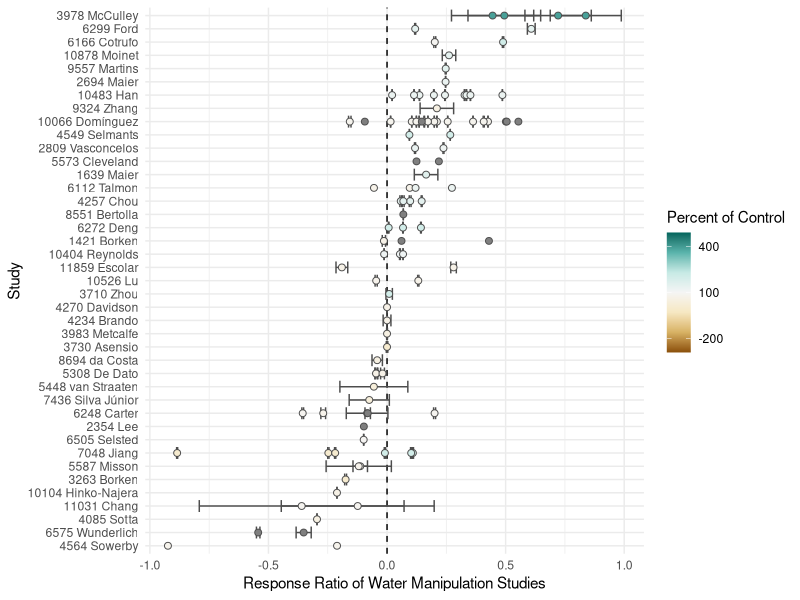
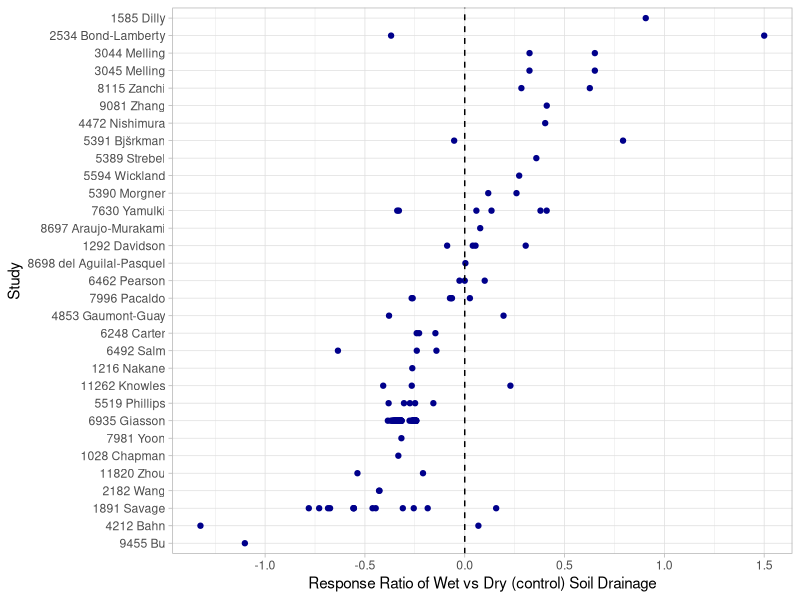

Generate these figures, in order, with R:
## ---- chunk 1
# Load packages
library(readr)
library(dplyr)
library(tidyr)
library(ggplot2)
library(kableExtra)
library(forcats)

# test change

# Read in SRDB
srdb_raw <- read_csv("./rs/srdb-data.csv")
srdb_raw %>% 
  select(Study_number, Record_number, Author, Study_midyear, Latitude, Ecosystem_type, 
         Manipulation, Manipulation_level, Meas_method, Soil_type,
         Rs_annual, Soil_drainage, Elevation) -> srdb

## ---- chunk 2

# Filter for studies with water manipulations
grep_string <- "^(Irrigat[a-z]*|Drought|Precipitation amount change)$"
srdb %>% 
  # Studies with manipulations that start with "Irrigat" or "Drought" or are "Precipitation amount change"
  filter(grepl(grep_string, Manipulation, ignore.case = TRUE)) %>% 
  distinct(Study_number) %>% 
  left_join(srdb, by = "Study_number") %>%
  # Filter for rows with control and irrigation rows
  group_by(Study_number) %>% 
  filter(Manipulation == "None" |
           grepl(grep_string, Manipulation, ignore.case = TRUE))  -> water_manipulations

# Summarise and count the number of studies
water_manipulations %>% 
  group_by(Ecosystem_type) %>% 
  summarise(n_studies = length(unique(Study_number)), .groups = "drop") %>% 
  mutate(M_Type = "Water manipulation") %>% 
  arrange(desc(n_studies)) %>% 
  rename(Ecosystem_Type = Ecosystem_type) %>% 
  select(M_Type, Ecosystem_Type, n_studies) -> wm_summary

# Make table display
kable(wm_summary) %>% kable_styling(full_width = FALSE)

# Summary table
water_manipulations %>% 
  filter(Ecosystem_type %in% c("Forest", "Grassland", "Agriculture")) %>%
  group_by(Ecosystem_type, Manipulation, Manipulation_level) %>% 
  summarise(n_obs = n(), .groups = "drop")

# Read in extra (non-SRDB) data on N, treatment level, Rs s.d., and merge in
# This is the google sheet, directly downloaded
read_csv("rs/Variance and N - Water manipulations.csv", skip = 2, col_types = "ddcdcccdcddddddc") %>% 
  select(Record_number, N, SD_Rs_annual, Percent_control) %>% 
  right_join(water_manipulations, by = "Record_number") ->
  water_manipulations

# Isolate control row (manipulation of "None") and use that to compute response ratio
water_manipulations %>% 
  filter(Manipulation == "None") %>% 
  # Some studies have more than one site; latitude is a proxy for site here
  group_by(Study_number, Ecosystem_type, Study_midyear, Latitude, Meas_method, Soil_type) %>% 
  summarise(Rs_none = mean(Rs_annual, na.rm = TRUE),
            Rs_SD_none = mean(SD_Rs_annual, na.rm = TRUE),
            N_none = mean(N, na.rm = TRUE), .groups = "drop") %>% 
  filter(!is.na(Rs_none)) %>% 
  left_join(water_manipulations, by = c("Study_number", "Ecosystem_type",
                                        "Study_midyear", "Latitude", "Meas_method", "Soil_type")) %>% 
  mutate(rr = log(Rs_annual / Rs_none), 
         rr_var = SD_Rs_annual ^ 2 / (N * Rs_annual ^ 2) + 
           Rs_SD_none ^ 2 / (N_none * Rs_none ^ 2),  # Eq. 1 in Hedges (1999)
         Study = paste(Study_number, Author)) %>% 
  filter(Manipulation != "None", !is.na(rr)) ->
  wm_response_ratios

limit <- max(abs(wm_response_ratios$Percent_control), na.rm = TRUE) * c(-1, 1) + 100 

  ggplot(wm_response_ratios, aes(x = rr, y = fct_reorder(Study, rr), fill = Percent_control)) + 
    geom_vline(xintercept = 0, linetype = "dashed") + 
    geom_errorbarh(aes(xmin = rr - rr_var, xmax = rr + rr_var), color = "grey30", na.rm = TRUE) +
    geom_point(shape = 21, size = 2, colour = "grey30") +
    labs(x = "Response Ratio of Water Manipulation Studies", y = "Study", fill = "Percent of Control") +
    theme_minimal() +
    scale_fill_distiller(palette = "BrBG", direction = 1, limit = limit, 
                         breaks = c(-200, 100, 400), labels = c(-200,100,400))
  
## ---- chunk 3

drainage <- c("Dry", "Wet")
# Need studies that have BOTH dry and wet drainage 

srdb %>%   
  group_by(Study_number) %>% 
  filter(grepl(paste(drainage, collapse = "|"), x = Soil_drainage)) %>% 
  # Count the number of unique soil drainage types per study 
  summarise(n_drain = length(unique(Soil_drainage)), .groups = "drop") %>% 
  # We only want studies with 2 or more soil drainage types
  filter(n_drain > 1) %>% 
  left_join(srdb, by = "Study_number") -> drainage_type

drainage_type %>% 
  group_by(Ecosystem_type) %>% 
  summarise(n_studies = length(unique(Study_number)), .groups = "drop") %>% 
  mutate(M_Type = "Soil drainage") %>% 
  arrange(desc(n_studies)) %>% 
  rename(Ecosystem_Type = Ecosystem_type) %>% 
  select(M_Type, Ecosystem_Type, n_studies) -> drain_summary

kable(drain_summary) %>% kable_styling(full_width = FALSE)

drainage_type %>% 
  filter(Ecosystem_type %in% c("Forest", "Grassland", "Agriculture")) %>% 
  group_by(Ecosystem_type, Soil_drainage) %>% 
  summarise(n_obs = n(), .groups = "drop")

# Isolate soil "wet" row and use that as 'treatment' to compute response ratio
drainage_type %>% 
  filter(Manipulation == "None", Soil_drainage == "Wet") %>% 
  group_by(Study_number, Ecosystem_type, Study_midyear) %>% 
  summarise(Rs_wet = mean(Rs_annual, na.rm = TRUE), .groups = "drop") %>% 
  filter(!is.na(Rs_wet)) %>% 
  left_join(drainage_type, by = c("Study_number", "Ecosystem_type", "Study_midyear")) %>% 
  filter(Soil_drainage == "Dry") %>% 
  mutate(rr = log(Rs_wet / Rs_annual), 
         Study = paste(Study_number, Author)) -> drainage_resp

  ggplot(drainage_resp, aes(x = rr, y = fct_reorder(Study, rr))) + 
    geom_point(colour = "darkblue") + 
    geom_vline(xintercept = 0, linetype = "dashed") + 
    labs(x = "Response Ratio of Wet vs Dry (control) Soil Drainage", y = "Study") +
    theme_light()

## ---- chunk 4

# We only want to see the number of studies for forest ecosystems 

bind_rows(wm_summary, drain_summary) %>% 
  filter(Ecosystem_Type == "Forest") %>% kable() %>% kable_styling(full_width = FALSE)

water_manipulations %>% 
  bind_rows(drainage_type) %>%
  ungroup %>% 
  filter(Ecosystem_type %in% c("Forest", "Grassland", "Agriculture")) %>% 
  group_by(Ecosystem_type, Manipulation) %>% 
  summarise(n_Rs_annual = length(!is.na(Rs_annual)), .groups = "drop") %>% 
  arrange(desc(n_Rs_annual)) %>% 
  kable() %>% kable_styling(full_width = FALSE)
